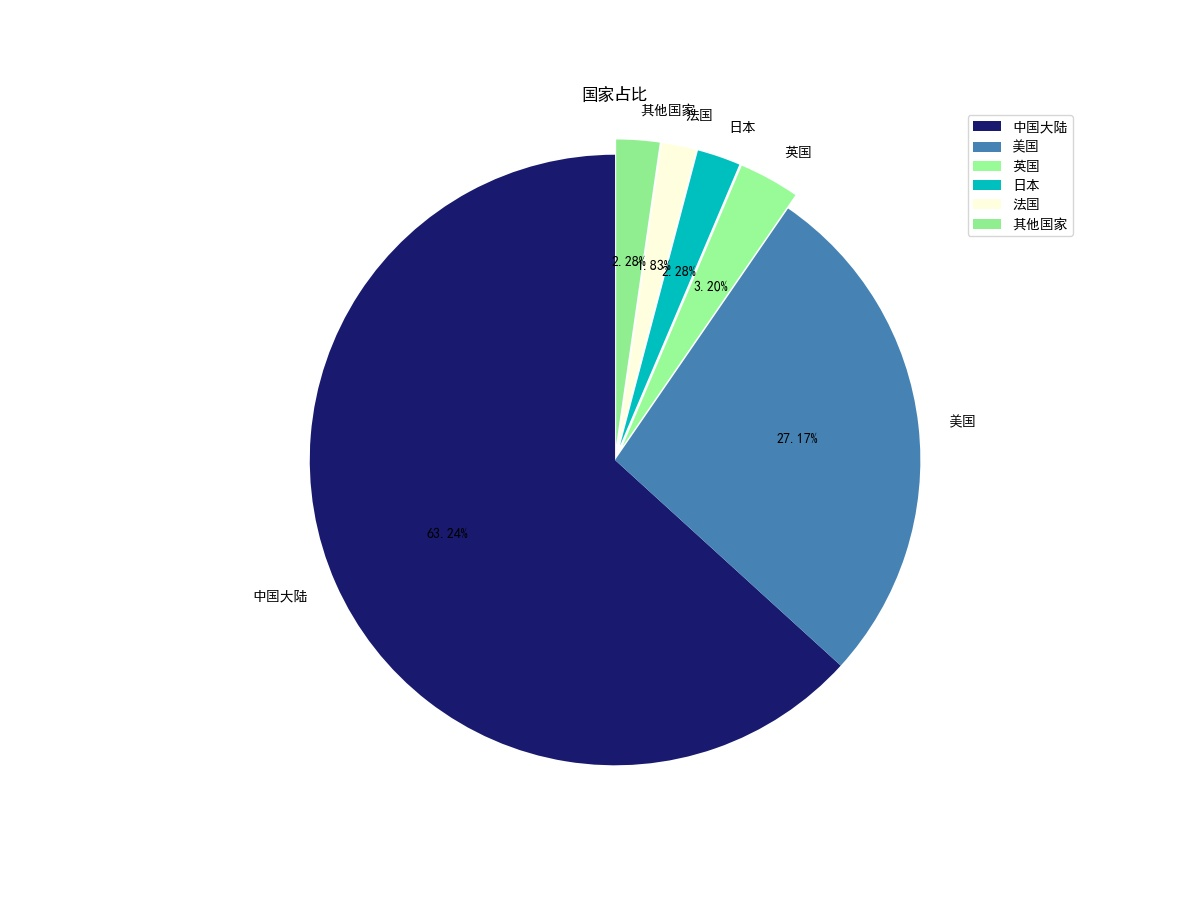

Write Python code to recreate this figure.
import pandas as pd
import matplotlib.pyplot as plt

df = pd.read_csv('电影数据.csv',encoding='gbk')
city = df['国家']
city_type = []
for t in city:
    t = str(t)
    t = t.replace('[','').replace(']','').replace("'","").replace(' ','')
    t = t.split(',')
    for i in t:
        city_type.append(i)

d = {}
for s in city_type:
    d[s] = d.get(s,0)+1
list1 = list(d.items())
list1.sort(key= lambda x:x[1],reverse=True)
list1.remove(list1[4])
list1.remove(('动作', 48))
list1.remove(('冒险', 44))
list1.remove(('剧情', 24))
list1.remove(('', 20))
list1.remove(('奇幻', 19))
list1.remove(('动画', 19))
list1.remove(('喜剧', 18))
list1.remove(('惊悚', 9))
list1.remove(('犯罪', 7))
list1.remove(('悬疑', 6))
list1.remove(('爱情', 6))
list1.remove(('家庭', 4))
list1.remove(('纪录片', 3))
list1.remove(('战争', 2))
list1.remove(('历史', 1))
list1.remove(('国家', 9))
list1.remove(('中国香港', 7))
list1.remove(('中国台湾', 1))
list1[0] = ('中国大陆', 277)
list1 = list1[:5]

list1.append(('其他国家', 10))

labels = []
sizes = []
for data in list1:
    labels.append(data[0])
    sizes.append(data[1])


plt.rcParams['font.sans-serif']=['SimHei']
#获取电影类型前10的类型
plt.figure(figsize=(12,9)) #调节图形大小
labels = labels #定义标签
sizes = sizes #每块值
colors = ['midnightblue','steelblue','palegreen','c','lightyellow','lightgreen'] #每块颜色定义
explode = (0,0,0.05,0.05,0.05,0.05) #将某一块分割出来，值越大分割出的间隙越大
patches,text1,text2 = plt.pie(sizes,
                      explode=explode,
                      labels=labels,
                      colors=colors,
                      labeldistance = 1.1,#图例距圆心半径倍距离
                      autopct = '%3.2f%%', #数值保留固定小数位
                      shadow = False, #无阴影设置
                      startangle =90, #逆时针起始角度设置
                      pctdistance = 0.6) #数值距圆心半径倍数距离
#patches饼图的返回值，texts1饼图外label的文本，texts2饼图内部文本
# x，y轴刻度设置一致，保证饼图为圆形
plt.axis('equal')
plt.legend()
plt.title('国家占比')
plt.savefig('city_pie.jpg')
plt.show()
